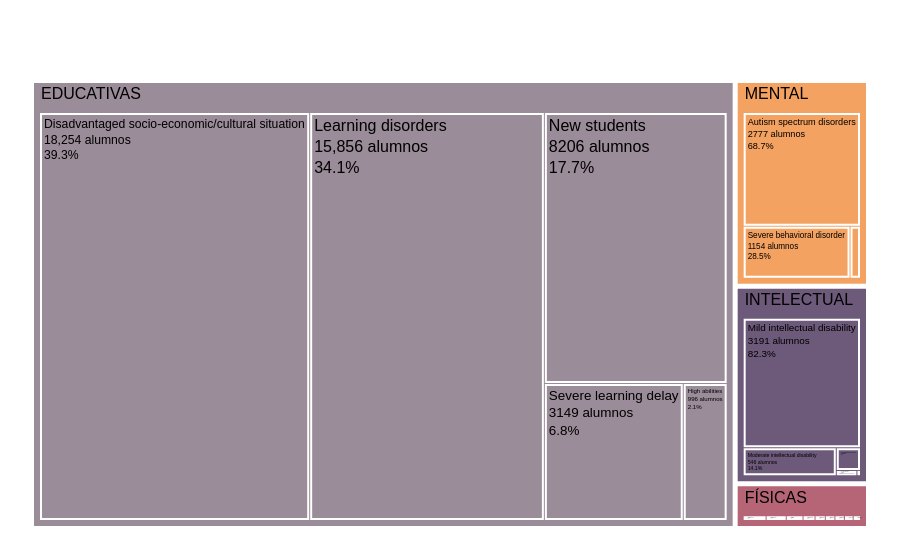

The cell this chart's notebook holds for it:
### Markdown cell above
<h2> Figure 5. Treemap with different needs

### Code cell
import pandas as pd
import plotly.express as px

# Tu conteo ya hecho
conteo = df_alumnes_necessities_public.groupby("NESE")["Alumnes matriculats"].sum().sort_values(ascending=False)

# Convertir a DataFrame
df_conteo = conteo.reset_index()
df_conteo.columns = ['NESE', 'Alumnes_matriculats']

# Crear mapeo de NESE a categorías
mapeo_categorias = {}

categorias = [
    ('EDUCATIVAS', educatives_en),
    ('INTELECTUAL', intel_en),
    ('MENTAL', mental_en),
    ('FÍSICAS', fisics_en)
]

for categoria, lista in categorias:
    for condicion in lista:
        mapeo_categorias[condicion] = categoria

# Aplicar el mapeo al DataFrame
df_conteo['Categoria'] = df_conteo['NESE'].map(mapeo_categorias)

# Verificar que no hay NESE sin categoría
if df_conteo['Categoria'].isnull().any():
    print("Advertencia: Hay NESE sin categoría asignada:")
    print(df_conteo[df_conteo['Categoria'].isnull()]['NESE'].tolist())

# Crear el treemap
fig = px.treemap(
    df_conteo,
    path=['Categoria', 'NESE'],
    values='Alumnes_matriculats',
    color='Categoria',
    color_discrete_map={
        'EDUCATIVAS': palette[6],  # Azul petróleo
        'INTELECTUAL': palette[7],  # Verde suave
        'MENTAL': palette[4],      # Coral elegante
        'FÍSICAS': palette[8]      # Naranja suave
    }
)

# Personalizar
fig.update_layout(
    margin=dict(t=50, l=25, r=25, b=25),
    font=dict(
    family="Arial, sans-serif",
    size=18,
    color="black"  # Texto negro
    ),
    title_font=dict(
    size=20,
    color="black",  # Título negro
    family="Arial, sans-serif"
    ),
)

# Personalizar los trazos - solo los títulos de categoría en negrita
fig.update_traces(
    textinfo="label+value+percent parent",
    texttemplate='<b>%{label}</b>' if '%{parent}' == '' else '%{label}<br>%{value} alumnos<br>%{percentParent:.1%}',
    hovertemplate='<b>%{label}</b><br>Alumnos: %{value}<br>Porcentaje: %{percentParent:.1%}<extra></extra>',
    marker=dict(
        line=dict(
            width=2,
            color='white'
        )
    ),
    textfont=dict(
        size=16,
        color='black',
        family="Arial, sans-serif"
    )
)

fig.show()
# Mostrar resumen
print("=== RESUMEN POR CATEGORÍA ===")
resumen = df_conteo.groupby('Categoria')['Alumnes_matriculats'].sum().sort_values(ascending=False)
for categoria, total in resumen.items():
    porcentaje = (total / df_conteo['Alumnes_matriculats'].sum()) * 100
    print(f"{categoria}: {total:,} alumnos ({porcentaje:.1f}%)")

print(f"\nTOTAL: {df_conteo['Alumnes_matriculats'].sum():,} alumnos")

### Figure 1 — Plotly figure (JSON) as saved in the notebook; plotly's stock layout.template omitted (floating-point values rounded to 4 significant figures)
{"data": [{"branchvalues": "total", "customdata": [["EDUCATIVAS"], ["EDUCATIVAS"], ["EDUCATIVAS"], ["EDUCATIVAS"], ["EDUCATIVAS"], ["EDUCATIVAS"], ["FÍSICAS"], ["FÍSICAS"], ["FÍSICAS"], ["FÍSICAS"], ["FÍSICAS"], ["FÍSICAS"], ["FÍSICAS"], ["FÍSICAS"], ["FÍSICAS"], ["FÍSICAS"], ["INTELECTUAL"], ["INTELECTUAL"], ["INTELECTUAL"], ["INTELECTUAL"], ["INTELECTUAL"], ["INTELECTUAL"], ["MENTAL"], ["MENTAL"], ["MENTAL"], ["MENTAL"]], "domain": {"x": [0, 1], "y": [0, 1]}, "hovertemplate": "<b>%{label}</b><br>Alumnos: %{value}<br>Porcentaje: %{percentParent:.1%}<extra></extra>", "ids": ["EDUCATIVAS/Disadvantaged socio-economic/cultural situation", "EDUCATIVAS/Learning disorders", "EDUCATIVAS/New students", "EDUCATIVAS", "EDUCATIVAS/Severe learning delay", "EDUCATIVAS/High abilities", "FÍSICAS/Dependent motor disability", "FÍSICAS/Semi-autonomous motor disability", "FÍSICAS/Severe hearing disability", "FÍSICAS/Multiple disabilities", "FÍSICAS/Mild hearing disability", "FÍSICAS/Profound hearing disability", "FÍSICAS", "FÍSICAS/Visual disability", "FÍSICAS/Moderate hearing disability", "FÍSICAS/Autonomous motor disability", "INTELECTUAL/Moderate intellectual disability", "INTELECTUAL/Severe intellectual disability", "INTELECTUAL/Profound intellectual disability", "INTELECTUAL/Mild intellectual disability", "INTELECTUAL", "INTELECTUAL/Developmental delay unknown cause", "MENTAL/Severe mental disorder", "MENTAL/Severe behavioral disorder", "MENTAL/Autism spectrum disorders", "MENTAL"], "labels": ["Disadvantaged socio-economic/cultural situation", "Learning disorders", "New students", "EDUCATIVAS", "Severe learning delay", "High abilities", "Dependent motor disability", "Semi-autonomous motor disability", "Severe hearing disability", "Multiple disabilities", "Mild hearing disability", "Profound hearing disability", "FÍSICAS", "Visual disability", "Moderate hearing disability", "Autonomous motor disability", "Moderate intellectual disability", "Severe intellectual disability", "Profound intellectual disability", "Mild intellectual disability", "INTELECTUAL", "Developmental delay unknown cause", "Severe mental disorder", "Severe behavioral disorder", "Autism spectrum disorders", "MENTAL"], "marker": {"colors": ["#9A8C98", "#9A8C98", "#9A8C98", "#9A8C98", "#9A8C98", "#9A8C98", "#B56576", "#B56576", "#B56576", "#B56576", "#B56576", "#B56576", "#B56576", "#B56576", "#B56576", "#B56576", "#6D597A", "#6D597A", "#6D597A", "#6D597A", "#6D597A", "#6D597A", "#F4A261", "#F4A261", "#F4A261", "#F4A261"], "line": {"color": "white", "width": 2}}, "name": "", "parents": ["EDUCATIVAS", "EDUCATIVAS", "EDUCATIVAS", "", "EDUCATIVAS", "EDUCATIVAS", "FÍSICAS", "FÍSICAS", "FÍSICAS", "FÍSICAS", "FÍSICAS", "FÍSICAS", "", "FÍSICAS", "FÍSICAS", "FÍSICAS", "INTELECTUAL", "INTELECTUAL", "INTELECTUAL", "INTELECTUAL", "", "INTELECTUAL", "MENTAL", "MENTAL", "MENTAL", ""], "textfont": {"color": "black", "family": "Arial, sans-serif", "size": 16}, "textinfo": "label+value+percent parent", "texttemplate": "%{label}<br>%{value} alumnos<br>%{percentParent:.1%}", "type": "treemap", "values": [18250.0, 15860.0, 8206.0, 46460.0, 3149.0, 996.0, 55.0, 66.0, 71.0, 72.0, 77.0, 90.0, 880.0, 126.0, 151.0, 172.0, 546.0, 23.0, 4.0, 3191.0, 3879.0, 115.0, 113.0, 1154.0, 2777.0, 4044.0]}], "layout": {"font": {"color": "black", "family": "Arial, sans-serif", "size": 18}, "legend": {"tracegroupgap": 0}, "margin": {"b": 25, "l": 25, "r": 25, "t": 50}, "title": {"font": {"color": "black", "family": "Arial, sans-serif", "size": 20}}}}
